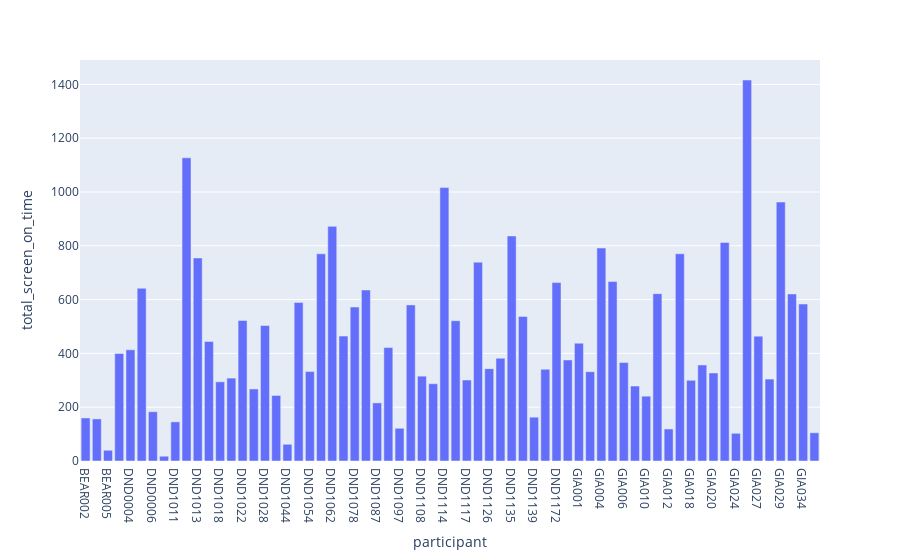

Notebook code for this chart:
### Code cell
# df = screenFeatures[screenFeatures.index in ind].groupby("participant").mean().reset_index()
fig = px.bar(df, x="participant", y="total_screen_on_time")

# for data in fig.data:
#     data["width"] = 10
    
fig.show()

### Figure 1 — Plotly figure (JSON) as saved in the notebook; plotly's stock layout.template omitted (floating-point values rounded to 4 significant figures)
{"data": [{"alignmentgroup": "True", "hovertemplate": "participant=%{x}<br>total_screen_on_time=%{y}<extra></extra>", "legendgroup": "", "marker": {"color": "#636efa"}, "name": "", "offsetgroup": "", "orientation": "v", "showlegend": false, "textposition": "auto", "type": "bar", "x": ["BEAR002", "BEAR004", "BEAR005", "DND0003", "DND0004", "DND0005", "DND0006", "DND1007", "DND1011", "DND1012", "DND1013", "DND1016", "DND1018", "DND1020", "DND1022", "DND1023", "DND1028", "DND1038", "DND1044", "DND1053", "DND1054", "DND1058", "DND1062", "DND1069", "DND1078", "DND1081", "DND1087", "DND1091", "DND1097", "DND1104", "DND1108", "DND1111", "DND1114", "DND1116", "DND1117", "DND1123", "DND1126", "DND1131", "DND1135", "DND1138", "DND1139", "DND1159", "DND1172", "DND1176", "GIA001", "GIA002", "GIA004", "GIA005", "GIA006", "GIA007", "GIA010", "GIA011", "GIA012", "GIA017", "GIA018", "GIA019", "GIA020", "GIA023", "GIA024", "GIA026", "GIA027", "GIA028", "GIA029", "GIA030", "GIA034", "GIA035"], "xaxis": "x", "y": [160, 156.5, 40, 399.4, 413.4, 642, 183.1, 17.78, 145.5, 1127, 754.7, 444.3, 294.4, 308.1, 522.3, 267.8, 503.7, 243.7, 62.2, 589.2, 332.3, 770, 872.2, 464.3, 572.3, 635.7, 216, 421.7, 121.7, 580.2, 315.3, 287.2, 1016.0, 521.3, 301, 739, 343.3, 382, 836.4, 537.5, 162.8, 341.1, 663.2, 375.6, 438, 332, 791.5, 667, 366, 278.7, 241, 622, 119, 770.4, 300, 357, 327.3, 812.5, 103, 1416, 464, 304.5, 962.5, 621, 583.5, 105], "yaxis": "y"}], "layout": {"barmode": "relative", "legend": {"tracegroupgap": 0}, "margin": {"t": 60}, "xaxis": {"anchor": "y", "domain": [0, 1], "title": {"text": "participant"}}, "yaxis": {"anchor": "x", "domain": [0, 1], "title": {"text": "total_screen_on_time"}}}}
